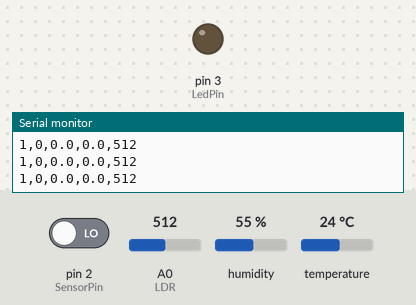
Bench run of a sketch on a simulated Arduino Uno, built with avr-gcc and run on an emulated ATmega328P. On the bench: output pins drawn as LEDs (lit = HIGH), the last lines printed to the serial monitor. The inputs (shaded band) are chosen by the test bench; at power-on: pin 2 (SensorPin) LOW, A0 (LDR) = 512, humidity 55 %, temperature 24 °C.

Above: at 2.2 s.
2.3 s: pin 2 (SensorPin) driven HIGH
At 3.5 s:
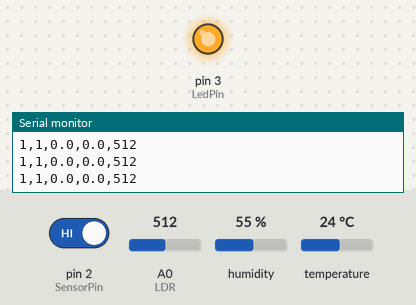
3.8 s: pin 2 (SensorPin) driven LOW
At 5.2 s:
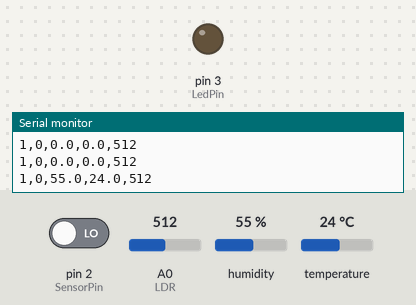
Timing chart, 0 to 6.8 s (numbered marks = the images above; inputs shaded):
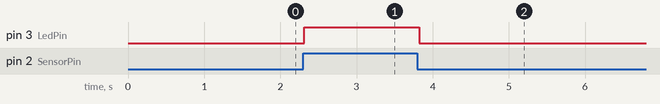

Measured:
- after the input at 2.3 s, pin 3 (LedPin): LOW → HIGH at once
- after the input at 3.8 s, pin 3 (LedPin): HIGH → LOW at once

The sketch:

space_control.ino
```cpp
#include <dht_nonblocking.h>

/* Uncomment according to your sensortype. */
#define DHT_SENSOR_TYPE DHT_TYPE_11

#define SensorPin 2
#define LedPin 3
#define LDR A0
#define LDR_OFF 500
static const int DHT_SENSOR_PIN = 10;
DHT_nonblocking dht_sensor( DHT_SENSOR_PIN, DHT_SENSOR_TYPE );
int radar =0;
float temperature =0;
float humidity =0;
int lumens=0;
int sensor =1;

String message = "";

void setup()
{
  Serial.begin(9600);
  delay(1000);//Aguarda 1 seg antes de acessar as informações do sensor
  pinMode (SensorPin, INPUT);
  pinMode (LedPin, OUTPUT);
  pinMode (LDR,INPUT);
  }
static bool measure_environment( float *temperature, float *humidity )
{
  static unsigned long measurement_timestamp = millis( );

  if( millis( ) - measurement_timestamp > 4000ul )
  {
    if( dht_sensor.measure( temperature, humidity ) == true )
    {
      measurement_timestamp = millis( );
      return( true );
    }
  }

  return( false );
}
//float temperature;
//float humidity;

    float t = 0;
    float h = 0;


void loop(){
  if( measure_environment( &temperature, &humidity ) == true ){
    //Serial.print( "T = " );
    //Serial.print( temperature, 1 );
    //Serial.print( " deg. C, H = " );
    //Serial.print( humidity, 1 );
    //Serial.println( "%" );
    t = temperature;
    h = humidity;
  }


    int ldrRead = analogRead (LDR);
    delay(100);
    //Serial.println(ldrRead);
    if(ldrRead < LDR_OFF) {
       analogWrite(LedPin, 0);
    } else {
       analogWrite(LedPin,map(ldrRead, 0, 1023, 0, 255) );
    }
    lumens = ldrRead;

    int sensorValue = digitalRead(SensorPin);
    if (sensorValue==HIGH){
       digitalWrite (LedPin,HIGH);
       radar = 1;
    } else {
       digitalWrite (LedPin,LOW);
       radar = 0;
    }


    //message = String(sensor) + "," + String(radar) + "," + String(humidity) + "," + String(temperature) + "," + String(lumens);
    message = String(sensor) + "," + String(radar) + "," + String(h,1) + "," + String(t,1) + "," + String(lumens);

    Serial.println(message);

}
  
```
